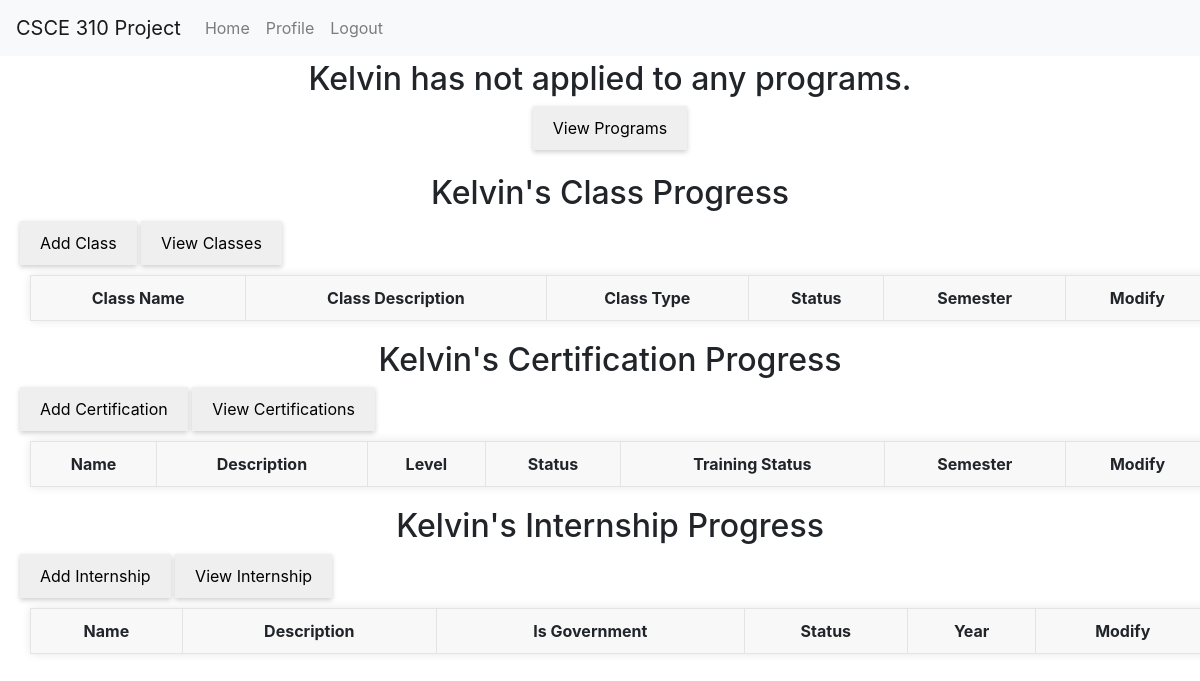
/progress/view_progress/2929 (signed in), run on an earlier commit of the app's database.
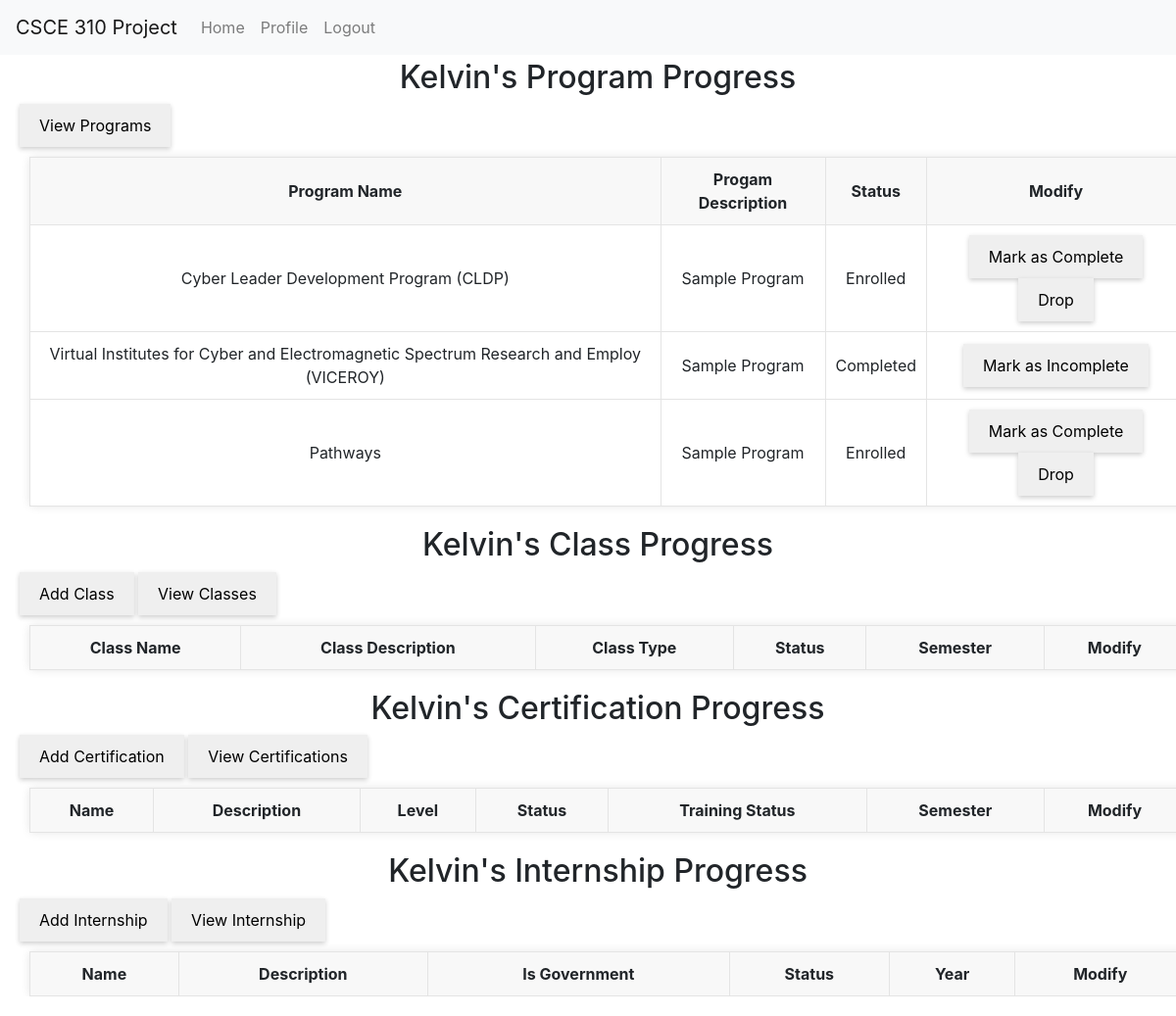
And on a later commit of the database.
### tables this page shows
CREATE TABLE Users (
                    UIN INTEGER PRIMARY KEY,
                    First_Name TEXT NOT NULL,
                    M_Initial TEXT,
                    Last_Name TEXT NOT NULL,
                    Username TEXT UNIQUE NOT NULL,
                    Password TEXT NOT NULL,
                    User_Type TEXT NOT NULL,
                    Email TEXT UNIQUE NOT NULL,
                    Discord_Name TEXT NOT NULL,
                    Archived INTEGER NOT NULL
                    );

CREATE TABLE Application (
                    app_num INTEGER PRIMARY KEY AUTOINCREMENT,
                    program_num INTEGER,
                    UIN INTEGER,
                    uncom_cert TEXT,
                    com_cert TEXT,
                    purpose_statement TEXT,
                    FOREIGN KEY(program_num) REFERENCES Programs(program_num),
                    FOREIGN KEY(UIN) REFERENCES College_students(UIN)
                    );

CREATE TABLE Programs (
                    program_num INTEGER PRIMARY KEY AUTOINCREMENT,
                    name TEXT,
                    description TEXT,
                    archived INTEGER
                    );

CREATE TABLE Track (
                    tracking_num INTEGER PRIMARY KEY AUTOINCREMENT,
                    program INTEGER,
                    student_num INTEGER,
                    status VARCHAR, 
                    FOREIGN KEY(program) REFERENCES Programs(program_num),
                    FOREIGN KEY(student_num) REFERENCES College_students(UIN)             
                  );

### routes/progress.py (the view)
@progress_bp.route('/view_progress/<int:UIN>', methods=['GET'])
@login_required
def view_progress(UIN):
    if current_user.user_type != "admin":
        return jsonify({"Erorr" : "Access Denied"})
    conn = get_db_connection()
    programs = get_all_programs_by_user(conn, UIN)
    classes = get_all_classes_by_user(conn, UIN)
    interns = get_all_interns_by_user(conn, UIN)
    certs = get_user_enrolled_certs(conn, UIN)
    name = conn.execute('SELECT First_Name FROM Users WHERE UIN=?', (UIN,)).fetchone()
    conn.close()
    return render_template("admin/admin_program_progress.html", programs=programs, classes=classes, interns=interns, certs=certs, name=name['First_Name'])

### app.py (called while the page is built)
@login_manager.user_loader
def load_user(UIN):
    return User(UIN)

### db.py (called while the page is built)
def get_db_connection():
    conn = sqlite3.connect('database.db')
    conn.row_factory = sqlite3.Row
    return conn

### routes/cert.py (called while the page is built)
def get_user_enrolled_certs(conn, UIN):
    return conn.execute('SELECT * FROM View_CertEnrollmentDetails WHERE UIN=?', (UIN, )).fetchall()

### routes/classes.py (called while the page is built)
def get_all_classes_by_user(conn, UIN):
    return conn.execute('SELECT * FROM View_ClassEnrollmentDetails where UIN = ?', (UIN,)).fetchall()

### routes/intern.py (called while the page is built)
def get_all_interns_by_user(conn, UIN):
    return conn.execute('SELECT * FROM View_InternAppDetails where UIN = ?', (UIN,)).fetchall()

### util/Programs.py (called while the page is built)
def get_all_programs_by_user(conn, UIN):
  return conn.execute('SELECT * FROM View_ApplicationDetails WHERE UIN = ?', (UIN,)).fetchall()

### templates/admin/admin_program_progress.html (shortened to what the changed rows need)
<!DOCTYPE html>
<html lang="en">
	<head>
		<link rel="stylesheet" href="../../static/general.css" />
		<link rel="stylesheet" href="../../static/admin_home.css" />
		<link
			rel="stylesheet"
			href="https://stackpath.bootstrapcdn.com/bootstrap/4.3.1/css/bootstrap.min.css"
		/>
	</head>
	<body>
		<div>
      {% if programs %}
        <h2>{{name}}'s Program Progress</h2>
        <a href="{{ url_for('admin_bp.view_all_programs') }}">
          <button>View Programs</button>
        </a>
        <table id="programsTable">
          <tr>
            <th>Program Name</th>
            <th>Progam Description</th>
            <th>Status</th>
            <th>Modify</th>
          </tr>
          {% for program in programs %}
            {% if not program.archived %}
              <tr>
                <td>{{ program.name }}</td>
                <td>{{ program.description }}</td>
                <td>{% if program.status %} {{ program.status }} {% else %} Applied {% endif %}</td>
                <td>
                  {% if not program.status %}
                    <button onclick="acceptOrRejectRecord({{program.UIN}}, {{program.program_num}}, 1)">Accept</button>
                    <button onclick="acceptOrRejectRecord({{program.UIN}}, {{program.program_num}}, 0)">Reject</button>
                  {% elif program.status == "Enrolled" %}
                    <button onclick="updateProgramProgress({{program.UIN}}, {{program.program_num}}, 'Completed')">Mark as Complete</button>
                    <button onclick="updateProgramProgress({{program.UIN}}, {{program.program_num}}, 'Dropped')">Drop</button>
                  {% elif program.status == "Rejected" %}
                    <button onclick="updateProgramProgress({{program.UIN}}, {{program.program_num}}, 'Enrolled')" >Rescind Rejection</button>
                  {% elif program.status == "Completed" %}
                    <button onclick="updateProgramProgress({{program.UIN}}, {{program.program_num}}, 'Enrolled')"  >Mark as Incomplete</button>
                  {% elif program.status == "Dropped" %}
                    <button onclick="updateProgramProgress({{program.UIN}}, {{program.program_num}}, 'Enrolled')"  >Enroll</button>
                  {% endif %}
                </td>
              </tr>
            {% endif %}
          {% endfor %}
        </table>
      {% else %}
        <h2>{{name}} has not applied to any programs.</h2>
        <div class="button-container">
          <a href="{{ url_for('admin_bp.view_all_programs') }}">
            <button>View Programs</button>
          </a>
        </div>
        <br>
      {% endif %}
    </div>
    <div>
      <h2>{{name}}'s Class Progress</h2>
      <div>
        <a href="{{ url_for('classes_bp.add_classes', UIN=request.view_args['UIN']) }}">
        </a>
        <a href="{{ url_for('classes_bp.view_all_classes') }}">
        </a>
      </div>
      <table id="classesTable">
        <tr>
          <th>Class Name</th>
          <th>Class Description</th>
          <th>Class Type</th>
          <th>Status</th>
          <th>Semester</th>
          <th>Modify</th>
        </tr>
      </table>
    </div>
    <div>
      <h2>{{name}}'s Certification Progress</h2>
      <div>
        <a href="{{ url_for('cert_bp.add_cert', UIN=request.view_args['UIN']) }}">
        </a>
        <a href="{{ url_for('cert_bp.view_cert', UIN=request.view_args['UIN']) }}">
        </a>
      </div>
      <table id="certsTable">
        <tr>
          <th>Name</th>
          <th>Description</th>
          <th>Level</th>
          <th>Status</th>
          <th>Training Status</th>
          <th>Semester</th>
          <th>Modify</th>
        </tr>
      </table>
    </div>
    <div>
      <h2>{{name}}'s Internship Progress</h2>
      <div>
        <a href="{{ url_for('intern_bp.add_internship', UIN=request.view_args['UIN']) }}">
        </a>
        <a href="{{ url_for('intern_bp.view_all_internships') }}">
        </a>
      </div>
      <table id="classesTable">
        <tr>
          <th>Name</th>
          <th>Description</th>
          <th>Is Government</th>
          <th>Status</th>
          <th>Year</th>
          <th>Modify</th>
        </tr>
      </table>
    </div>
    </body>
    </html>

What changed in the data, as far as the page shows it:
added Application: name "Cyber Leader Development Program (CLDP)", description "Sample Program", status "Enrolled"
added Application: name "Virtual Institutes for Cyber and Electromagnetic Spectrum Research and Employ (VICEROY)", description "Sample Program", status "Completed"
added Application: name "Pathways", description "Sample Program", status "Enrolled"
Also different on the page:
text no longer shown: "has not applied to any programs."
text now shown: "'s Program Progress Program Name Progam Description Status Modify"
